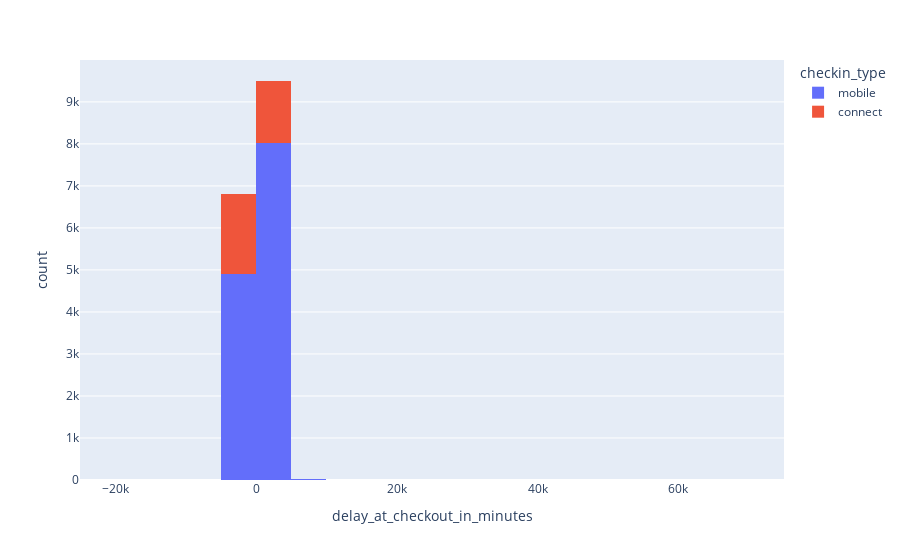

Write notebook code for a chart like this one.
### Code cell
fig = px.histogram(get_around_data, x='delay_at_checkout_in_minutes', color='checkin_type', nbins=30)
fig.show()

### Figure 1 — Plotly figure (JSON) as saved in the notebook; plotly's stock layout.template omitted (floating-point values rounded to 4 significant figures; data arrays with more than 128 entries replaced by an {"elided": "..."} marker saying what was removed)
{"data": [{"alignmentgroup": "True", "bingroup": "x", "hovertemplate": "checkin_type=mobile<br>delay_at_checkout_in_minutes=%{x}<br>count=%{y}<extra></extra>", "legendgroup": "mobile", "marker": {"color": "#636efa", "pattern": {"shape": ""}}, "name": "mobile", "nbinsx": 30, "offsetgroup": "mobile", "orientation": "v", "showlegend": true, "type": "histogram", "x": {"elided": "17003 int values"}, "xaxis": "x", "yaxis": "y"}, {"alignmentgroup": "True", "bingroup": "x", "hovertemplate": "checkin_type=connect<br>delay_at_checkout_in_minutes=%{x}<br>count=%{y}<extra></extra>", "legendgroup": "connect", "marker": {"color": "#EF553B", "pattern": {"shape": ""}}, "name": "connect", "nbinsx": 30, "offsetgroup": "connect", "orientation": "v", "showlegend": true, "type": "histogram", "x": {"elided": "4307 int values"}, "xaxis": "x", "yaxis": "y"}], "layout": {"barmode": "relative", "legend": {"title": {"text": "checkin_type"}, "tracegroupgap": 0}, "margin": {"t": 60}, "xaxis": {"anchor": "y", "domain": [0, 1], "title": {"text": "delay_at_checkout_in_minutes"}}, "yaxis": {"anchor": "x", "domain": [0, 1], "title": {"text": "count"}}}}
